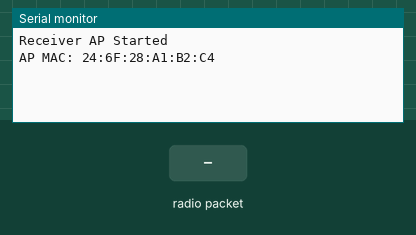
Simulated run of this sketch. Board: ESP32. Shown: the last lines printed to the serial monitor. The inputs (shaded band) are chosen by the test bench.

Above: at 1.2 s.
1.3 s: radio packet "1" arrives
At 1.8 s:
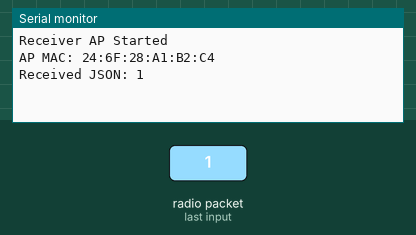
2.8 s: radio packet "0" arrives
At 4.0 s:
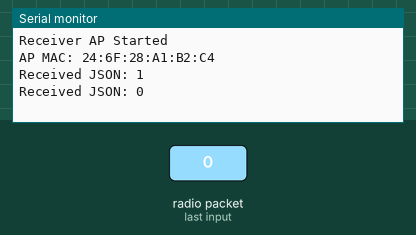
4.3 s: radio packet "2" arrives
At 5.3 s:
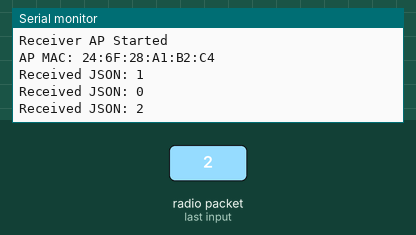

The sketch:

ESP32_ESP-NOW_receiver.ino
```cpp
// (licence header left out)
#include <esp_now.h>
#include <WiFi.h>
#include <ArduinoJson.h>

// ===================================== Configuration =====================================
// Credentials for the receiver
const char* RECEIVER_SSID = "ESP32_RECEIVER";
const char* RECEIVER_PASSWORD = "123456789";

// ===================================== Callback Function =====================================
// Handles incoming ESP-NOW data and processes JSON messages
void OnDataRecv(const esp_now_recv_info* info, const uint8_t* incomingData, int len) {
  char jsonString[len + 1];
  memcpy(jsonString, incomingData, len);
  jsonString[len] = '\0';

  StaticJsonDocument<1024> doc;
  DeserializationError error = deserializeJson(doc, jsonString);

  if (error) {
    Serial.println("JSON parsing failed");
    return;
  }
  Serial.printf("Received JSON: %s\n", jsonString);

  // Check if it's a command message
  if (doc.containsKey("COMMAND")) {
    String command = doc["COMMAND"].as<String>();
    Serial.printf("Received Command:  %s\n", command.c_str());
    return;  // Exit since it's a command
  }

  JsonArray array = doc.as<JsonArray>();
  for (JsonObject result : array) {
    if (!result.containsKey("file") || !result.containsKey("ripeness")) {
      continue;
    }
    Serial.println("\nReceived Ripeness Results:");
    const char* file = result["file"];
    float ripeness = result["ripeness"];
    Serial.printf("File: %s, Ripeness: %.2f%%\n", file, ripeness);
  }
}

// ===================================== Setup Function =====================================
// Initializes the receiver's Wi-Fi and ESP-NOW configuration
void setup() {
  Serial.begin(115200);

  // Set device as a Wi-Fi Station and AP
  WiFi.mode(WIFI_AP_STA);

  // Configure soft-AP
  WiFi.softAP(RECEIVER_SSID, RECEIVER_PASSWORD);
  Serial.println("Receiver AP Started");
  Serial.print("AP MAC: ");
  Serial.println(WiFi.softAPmacAddress());

  // Initialize ESP-NOW
  if (esp_now_init() != ESP_OK) {
    Serial.println("Error initializing ESP-NOW");
    return;
  }

  // Register the callback for receiving data
  esp_now_register_recv_cb(OnDataRecv);
}

// ===================================== Main Loop =====================================
// Keeps the system alive and handles any background tasks
void loop() {
  delay(10);
}
```

Measured:
- after the input at 1.3 s, the serial monitor: prints a new line at once (image 1)
- after the input at 2.8 s, the serial monitor: prints a new line at once (image 2)
- after the input at 4.3 s, the serial monitor: prints a new line at once (image 3)
